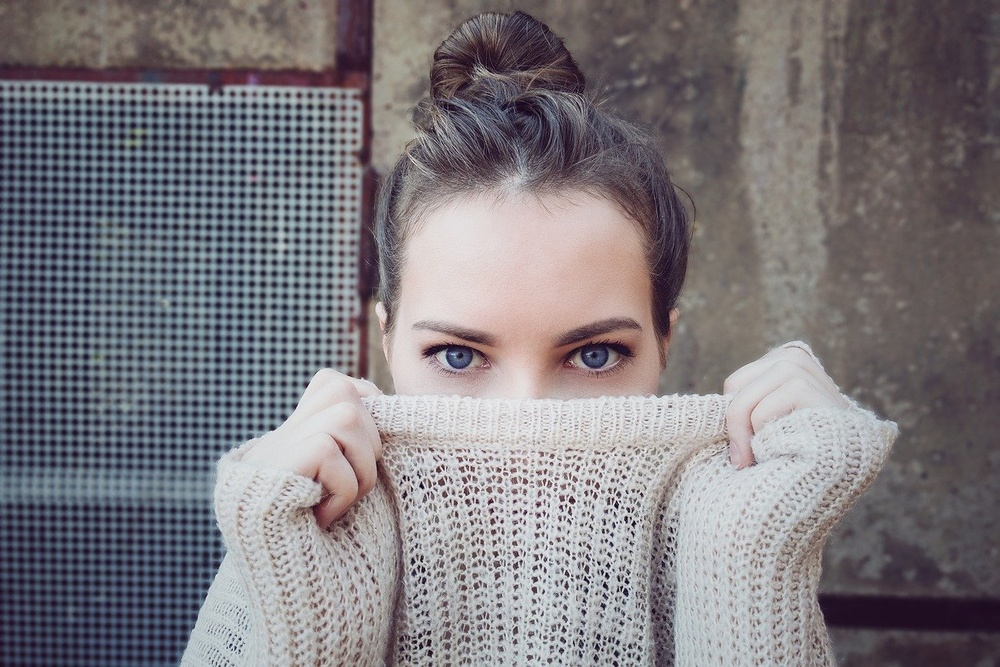
#> input picture img/People.jpg, 1000 x 667 px, shrunk from 1280 x 854 before the run
$ python BitwiseMasking.py
#> lines starting #> are read from the running program, lines starting #| are printed output that depends on the picture; after the words box and inside, x2 and y2 are one past the last pixel; in counts of white or black regions, pixels touching at a corner belong together
import numpy as np, cv2
import matplotlib.pylab as plt


img = cv2.imread('../../../../../img/People.jpg')
#> img is the input picture: shape (667, 1000, 3); mean B, G, R 125, 120.6, 124.6

mask = np.zeros_like(img)
cv2.circle(mask, (150, 140), 100, (255, 255, 255), -1)
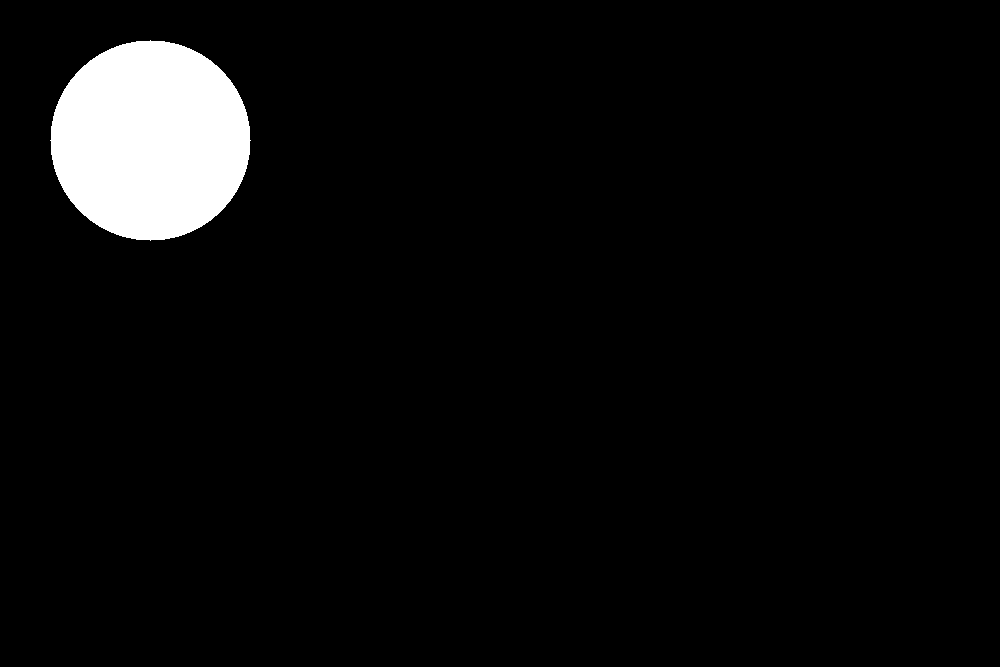
#> mask: shape (667, 1000, 3); 4.7% white; 1 white region, box (x1, y1, x2, y2) and area: (50, 40, 251, 241) 31417

masked = cv2.bitwise_and(img, mask)
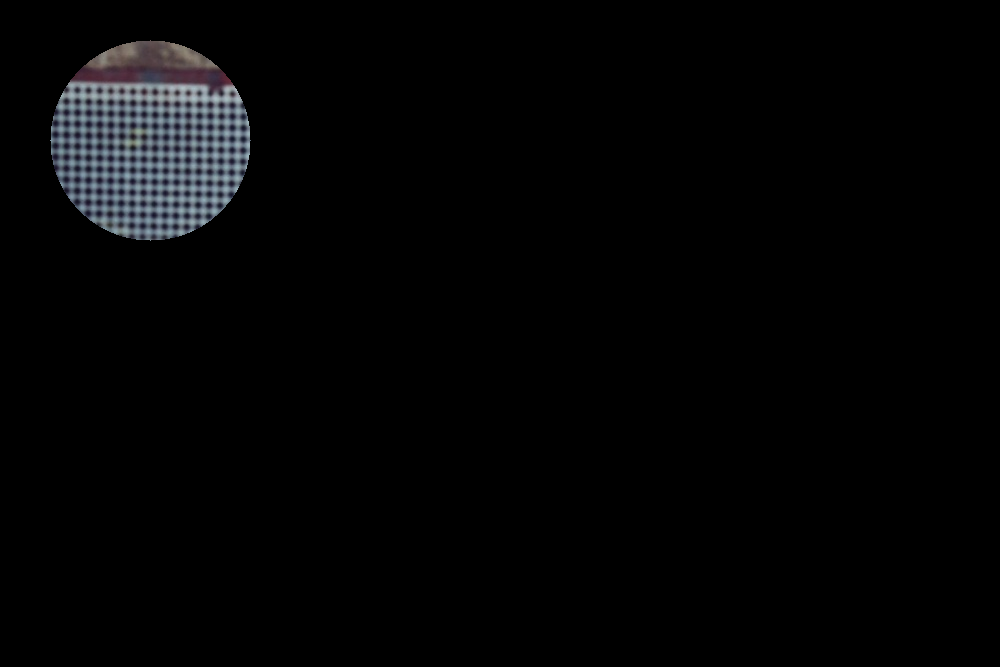
#> masked: shape (667, 1000, 3); mean B, G, R 5.2, 4.6, 4.3

cv2.imshow('original', img)
cv2.imshow('mask', mask)
cv2.imshow('masked', masked)
cv2.waitKey()
cv2.destroyAllWindows()

$ run again, with img/abnormal.jpg copied over img/People.jpg
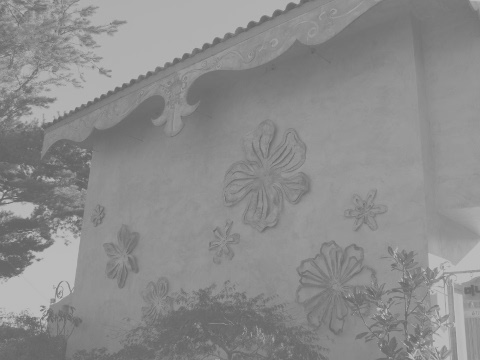
#> input picture img/abnormal.jpg, 480 x 360 px
#> img is the input picture: shape (360, 480, 3); min 96, max 194, mean 140.1
#> `cv2.circle(mask, (150, 140), 100, (255, 255, 255), -1)`:
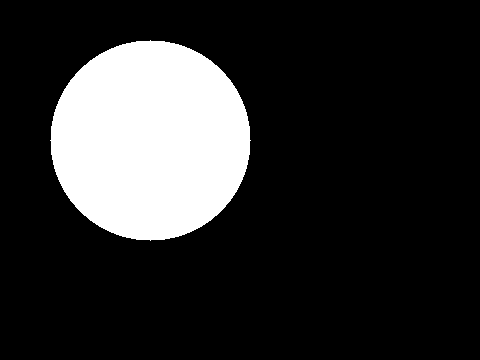
#> mask: shape (360, 480, 3); 18.2% white; 1 white region, box (x1, y1, x2, y2) and area: (50, 40, 251, 241) 31417
#> `masked = cv2.bitwise_and(img, mask)`:
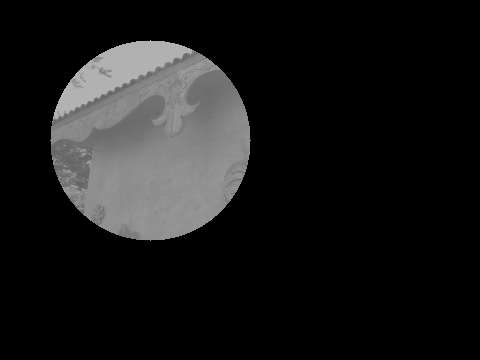
#> masked: shape (360, 480, 3); min 0, max 184, mean 25.2
